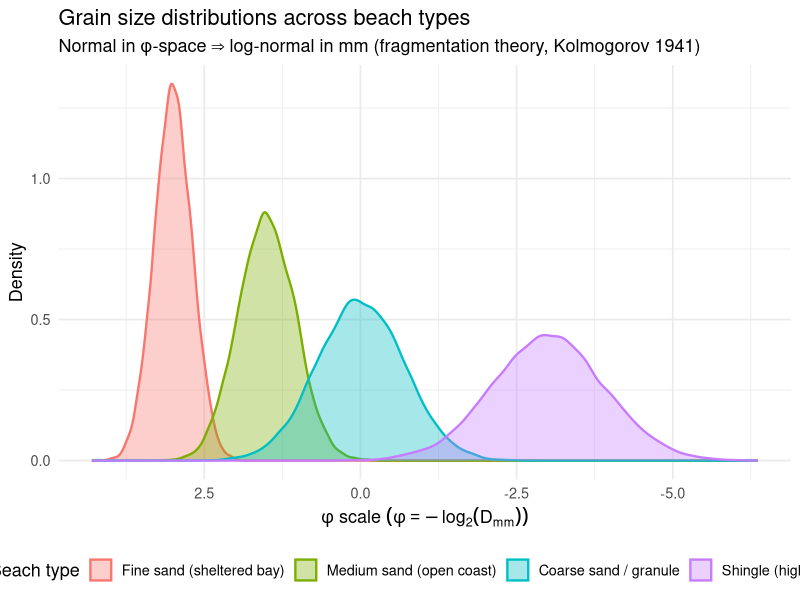
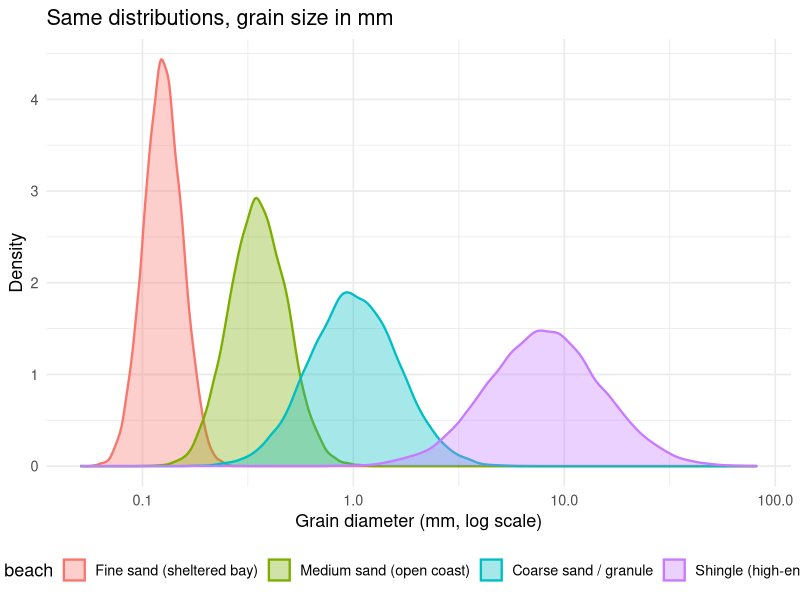
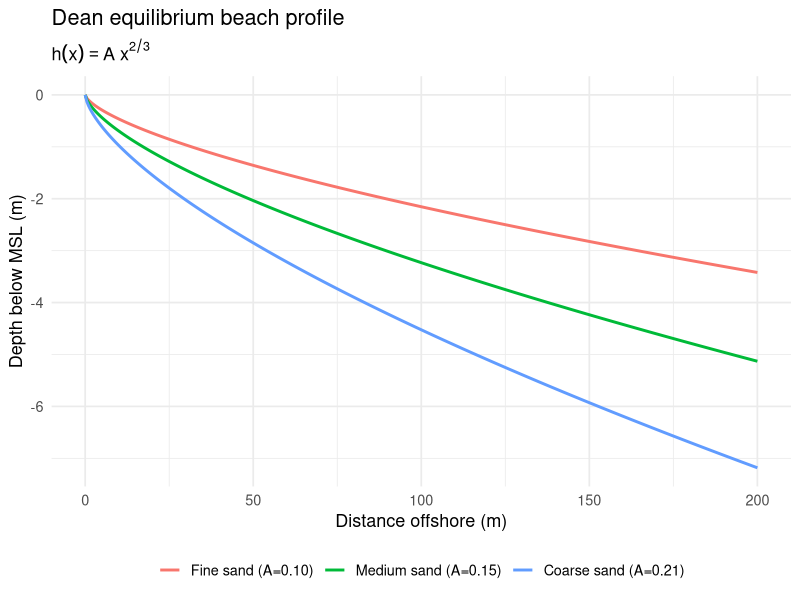

Write R code to recreate these figures, in order.
# Here is beach_grain_size.R — ggplot code simulating grain-size distributions (phi scale) for four beach types (fine sand, medium sand, coarse/granule, shingle), plus a Dean equilibrium profile plot. Ready to paste into webRios/RStudio.

library(tidyverse)

# ---- 1. Grain size distributions by beach type -----------------------------
# Phi scale: phi = -log2(D_mm). Natural sediment is log-normal in mm,
# i.e. approximately NORMAL in phi -- so we simulate directly in phi space.
# Folk & Ward (1957) sorting coefficient sigma_phi is just the phi SD.

set.seed(42)

beach_types <- tribble(
  ~beach, ~mean_phi, ~sd_phi, ~n,
  "Fine sand (sheltered bay)", 3.0, 0.30, 20000,
  "Medium sand (open coast)", 1.5, 0.45, 20000,
  "Coarse sand / granule", 0.0, 0.70, 20000,
  "Shingle (high-energy)", -3.0, 0.90, 20000
)

# simulate phi values, convert back to mm for intuitive x-axis
grain_data <- beach_types |>
  rowwise() |>
  reframe(
    beach = beach,
    phi = rnorm(n, mean_phi, sd_phi),
    mm = 2^(-phi)
  )

grain_data$beach <- factor(grain_data$beach, levels = beach_types$beach)

p_phi <- ggplot(grain_data, aes(phi, fill = beach, colour = beach)) +
  geom_density(alpha = 0.35, linewidth = 0.8) +
  scale_x_reverse(name = expression(phi~scale~(phi == -log[2](D[mm])))) +
  labs(
    title = "Grain size distributions across beach types",
    subtitle = "Normal in φ-space ⇒ log-normal in mm (fragmentation theory, Kolmogorov 1941)",
    y = "Density", fill = "Beach type", colour = "Beach type"
  ) +
  theme_minimal(base_size = 13) +
  theme(legend.position = "bottom")

p_phi

# Optional: same data on mm scale (log x) for a more "physical" read
p_mm <- ggplot(grain_data, aes(mm, fill = beach, colour = beach)) +
  geom_density(alpha = 0.35, linewidth = 0.8) +
  scale_x_log10(name = "Grain diameter (mm, log scale)") +
  labs(title = "Same distributions, grain size in mm", y = "Density") +
  theme_minimal(base_size = 13) +
  theme(legend.position = "bottom")

p_mm

# ---- 2. Summary stats (Folk & Ward style) ----------------------------------
grain_summary <- grain_data |>
  group_by(beach) |>
  summarise(
    mean_phi = mean(phi),
    sigma_phi = sd(phi), # sorting coefficient
    sorting_class = case_when(
      sigma_phi < 0.35 ~ "very well sorted",
      sigma_phi < 0.50 ~ "well sorted",
      sigma_phi < 0.71 ~ "moderately well sorted",
      sigma_phi < 1.00 ~ "moderately sorted",
      TRUE ~ "poorly sorted"
    )
  )

grain_summary

# ---- 3. Dean equilibrium beach profile -------------------------------------
# h(x) = A * x^(2/3), Dean (1977/1991). A depends on grain size (coarser -> steeper).
# A (m^1/3) roughly increases with median grain size; illustrative values below.

dean_profile <- function(x, A) A * x^(2/3)

profile_data <- expand_grid(
  x = seq(0, 200, length.out = 400),
  A = c(0.10, 0.15, 0.21) # fine, medium, coarse -- illustrative A values
) |>
  mutate(
    depth = -dean_profile(x, A),
    grain = factor(A, labels = c("Fine sand (A=0.10)",
                                  "Medium sand (A=0.15)",
                                  "Coarse sand (A=0.21)"))
  )

p_dean <- ggplot(profile_data, aes(x, depth, colour = grain)) +
  geom_line(linewidth = 1) +
  labs(
    title = "Dean equilibrium beach profile",
    subtitle = expression(h(x) == A ~ x^{2/3}),
    x = "Distance offshore (m)", y = "Depth below MSL (m)", colour = NULL
  ) +
  theme_minimal(base_size = 13) +
  theme(legend.position = "bottom")

p_dean

# ---- Save for the blog ------------------------------------------------------
# ggsave("grain_size_phi.png", p_phi, width = 7, height = 5, dpi = 300)
# ggsave("grain_size_mm.png", p_mm, width = 7, height = 5, dpi = 300)
# ggsave("dean_profile.png", p_dean, width = 7, height = 5, dpi = 300)
